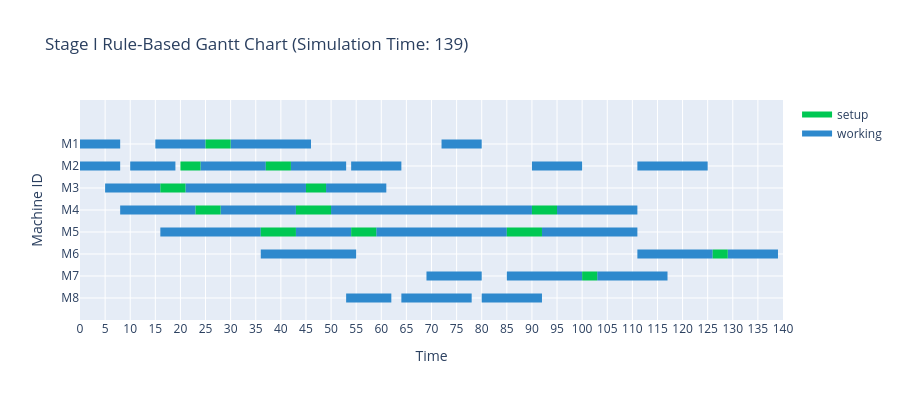

Write notebook code for a chart like this one.
### Markdown cell above
## 시뮬레이션 실행

### Code cell
env.run(until=env.all_of(job.process for job in jobs))

fig = create_gantt_chart(
    logs=event_logger.logs,
    max_time=env.now,
    title=f'Stage I Rule-Based Gantt Chart (Simulation Time: {round(env.now, 3)})',
)
fig.show()

### Figure 1 — Plotly figure (JSON) as saved in the notebook; plotly's stock layout.template omitted (floating-point values rounded to 4 significant figures; data arrays with more than 128 entries replaced by an {"elided": "..."} marker saying what was removed)
{"data": [{"fill": "toself", "fillcolor": "rgb(46, 137, 205)", "hoverinfo": "name", "legendgroup": "rgb(46, 137, 205)", "mode": "none", "name": "working", "type": "scatter", "x": {"elided": "174 int values"}, "y": {"elided": "174 float values"}}, {"fill": "toself", "fillcolor": "rgb(0, 200, 83)", "hoverinfo": "name", "legendgroup": "rgb(0, 200, 83)", "mode": "none", "name": "setup", "type": "scatter", "x": [25, 30, 30, 25, 25, 20, 24, 24, 20, 20, 37, 42, 42, 37, 37, 16, 21, 21, 16, 16, 45, 49, 49, 45, 45, 23, 28, 28, 23, 23, 43, 50, 50, 43, 43, 90, 95, 95, 90, 90, 36, 43, 43, 36, 36, 54, 59, 59, 54, 54, 85, 92, 92, 85, 85, 126, 129, 129, 126, 126, 100, 103, 103, 100], "y": [6.8, 6.8, 7.2, 7.2, null, 5.8, 5.8, 6.2, 6.2, null, 5.8, 5.8, 6.2, 6.2, null, 4.8, 4.8, 5.2, 5.2, null, 4.8, 4.8, 5.2, 5.2, null, 3.8, 3.8, 4.2, 4.2, null, 3.8, 3.8, 4.2, 4.2, null, 3.8, 3.8, 4.2, 4.2, null, 2.8, 2.8, 3.2, 3.2, null, 2.8, 2.8, 3.2, 3.2, null, 2.8, 2.8, 3.2, 3.2, null, 1.8, 1.8, 2.2, 2.2, null, 0.8, 0.8, 1.2, 1.2]}, {"legendgroup": "rgb(0, 200, 83)", "marker": {"color": "rgb(0, 200, 83)", "opacity": 0, "size": 1}, "mode": "markers", "name": "", "showlegend": false, "text": ["job: {job_id}\noperation: {op_id}", "job: {job_id}\noperation: {op_id}", "job: {job_id}\noperation: {op_id}", "job: {job_id}\noperation: {op_id}", "job: {job_id}\noperation: {op_id}", "job: {job_id}\noperation: {op_id}", "job: {job_id}\noperation: {op_id}", "job: {job_id}\noperation: {op_id}", "job: {job_id}\noperation: {op_id}", "job: {job_id}\noperation: {op_id}", "job: {job_id}\noperation: {op_id}", "job: {job_id}\noperation: {op_id}", "job: {job_id}\noperation: {op_id}", "job: {job_id}\noperation: {op_id}", "job: {job_id}\noperation: {op_id}", "job: {job_id}\noperation: {op_id}", "job: {job_id}\noperation: {op_id}", "job: {job_id}\noperation: {op_id}", "job: {job_id}\noperation: {op_id}", "job: {job_id}\noperation: {op_id}", "job: {job_id}\noperation: {op_id}", "job: {job_id}\noperation: {op_id}", "job: {job_id}\noperation: {op_id}", "job: {job_id}\noperation: {op_id}", "job: {job_id}\noperation: {op_id}", "job: {job_id}\noperation: {op_id}"], "type": "scatter", "x": [25, 30, 20, 24, 37, 42, 16, 21, 45, 49, 23, 28, 43, 50, 90, 95, 36, 43, 54, 59, 85, 92, 126, 129, 100, 103], "y": [7, 7, 6, 6, 6, 6, 5, 5, 5, 5, 4, 4, 4, 4, 4, 4, 3, 3, 3, 3, 3, 3, 2, 2, 1, 1]}, {"legendgroup": "rgb(46, 137, 205)", "marker": {"color": "rgb(46, 137, 205)", "opacity": 0, "size": 1}, "mode": "markers", "name": "", "showlegend": false, "text": ["job: J2\noperation: J2_O1", "job: J2\noperation: J2_O1", "job: J6\noperation: J6_O1", "job: J6\noperation: J6_O1", "job: J7\noperation: J7_O1", "job: J7\noperation: J7_O1", "job: J3\noperation: J3_O3", "job: J3\noperation: J3_O3", "job: J1\noperation: J1_O1", "job: J1\noperation: J1_O1", "job: J5\noperation: J5_O1", "job: J5\noperation: J5_O1", "job: J8\noperation: J8_O1", "job: J8\noperation: J8_O1", "job: J1\noperation: J1_O3", "job: J1\noperation: J1_O3", "job: J5\noperation: J5_O3", "job: J5\noperation: J5_O3", "job: J9\noperation: J9_O3", "job: J9\noperation: J9_O3", "job: J7\noperation: J7_O3", "job: J7\noperation: J7_O3", "job: J4\noperation: J4_O1", "job: J4\noperation: J4_O1", "job: J3\noperation: J3_O1", "job: J3\noperation: J3_O1", "job: J9\noperation: J9_O1", "job: J9\noperation: J9_O1", "job: J10\noperation: J10_O1", "job: J10\noperation: J10_O1", "job: J1\noperation: J1_O2", "job: J1\noperation: J1_O2", "job: J2\noperation: J2_O2", "job: J2\noperation: J2_O2", "job: J3\noperation: J3_O2", "job: J3\noperation: J3_O2", "job: J9\noperation: J9_O2", "job: J9\noperation: J9_O2", "job: J10\noperation: J10_O2", "job: J10\noperation: J10_O2", "job: J4\noperation: J4_O2", "job: J4\noperation: J4_O2", "job: J5\noperation: J5_O2", "job: J5\noperation: J5_O2", "job: J6\noperation: J6_O2", "job: J6\noperation: J6_O2", "job: J8\noperation: J8_O2", "job: J8\noperation: J8_O2", "job: J7\noperation: J7_O2", "job: J7\noperation: J7_O2", "job: J4\noperation: J4_O3", "job: J4\noperation: J4_O3", "job: J2\noperation: J2_O3", "job: J2\noperation: J2_O3", "job: J10\noperation: J10_O3", "job: J10\noperation: J10_O3", "job: J7\noperation: J7_O4", "job: J7\noperation: J7_O4", "job: J6\noperation: J6_O3", "job: J6\noperation: J6_O3", "job: J8\noperation: J8_O3", "job: J8\noperation: J8_O3", "job: J9\noperation: J9_O4", "job: J9\noperation: J9_O4", "job: J1\noperation: J1_O4", "job: J1\noperation: J1_O4", "job: J5\noperation: J5_O4", "job: J5\noperation: J5_O4", "job: J3\noperation: J3_O4", "job: J3\noperation: J3_O4"], "type": "scatter", "x": [0, 8, 15, 25, 30, 46, 72, 80, 0, 8, 10, 19, 24, 37, 42, 53, 54, 64, 90, 100, 111, 125, 5, 16, 21, 36, 36, 45, 49, 61, 8, 23, 28, 43, 50, 72, 72, 90, 95, 111, 16, 36, 43, 54, 59, 69, 69, 85, 92, 111, 36, 47, 47, 55, 111, 126, 129, 139, 69, 80, 85, 100, 103, 117, 53, 62, 64, 78, 80, 92], "y": [7, 7, 7, 7, 7, 7, 7, 7, 6, 6, 6, 6, 6, 6, 6, 6, 6, 6, 6, 6, 6, 6, 5, 5, 5, 5, 5, 5, 5, 5, 4, 4, 4, 4, 4, 4, 4, 4, 4, 4, 3, 3, 3, 3, 3, 3, 3, 3, 3, 3, 2, 2, 2, 2, 2, 2, 2, 2, 1, 1, 1, 1, 1, 1, 0, 0, 0, 0, 0, 0]}], "layout": {"bargap": 1, "bargroupgap": 1, "height": 400, "hovermode": "closest", "legend": {"traceorder": "reversed"}, "showlegend": true, "title": {"text": "Stage I Rule-Based Gantt Chart (Simulation Time: 139)"}, "xaxis": {"dtick": 5, "range": [0, 140], "rangeselector": {"buttons": [{"count": 7, "label": "1w", "step": "day", "stepmode": "backward"}, {"count": 1, "label": "1m", "step": "month", "stepmode": "backward"}, {"count": 6, "label": "6m", "step": "month", "stepmode": "backward"}, {"count": 1, "label": "YTD", "step": "year", "stepmode": "todate"}, {"count": 1, "label": "1y", "step": "year", "stepmode": "backward"}, {"step": "all"}]}, "showgrid": true, "title": {"text": "Time"}, "type": "linear", "zeroline": false}, "yaxis": {"autorange": false, "range": [-1, 9], "showgrid": true, "ticktext": ["M8", "M7", "M6", "M5", "M4", "M3", "M2", "M1"], "tickvals": [0, 1, 2, 3, 4, 5, 6, 7], "title": {"text": "Machine ID"}, "zeroline": false}}}
